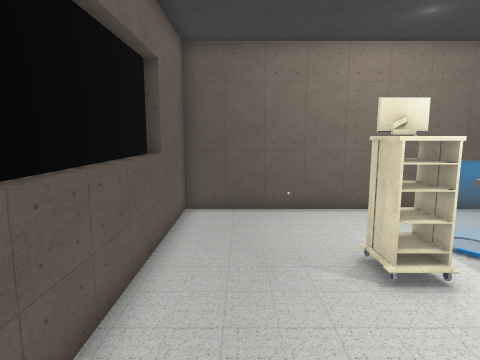
View 1 (above)

14 first-person views from a walk through a 3-D level made in the Unity game engine. The camera is 1.4 m above the floor, tilts 8° down and sees 75° across. The floor is counted in squares, 0.5 m on a side. Each view is taken from the middle of a square. On the plan, view 1 faces up. The plan holds only what a view shows up to about 20 squares ahead; the rest is blank. The place goes on beyond the plan. The player is left out. Some surface patterns are stand-ins.

View 2
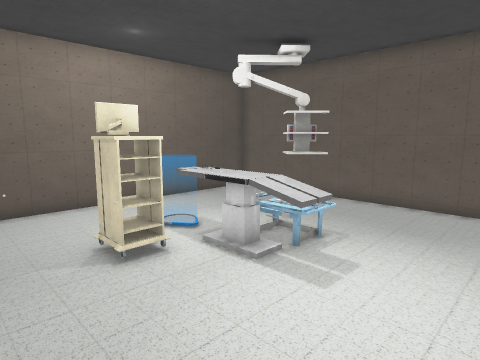

View 3
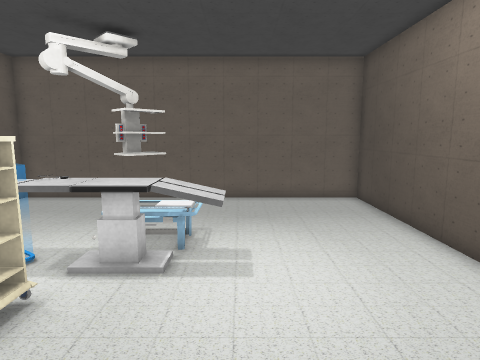

View 4
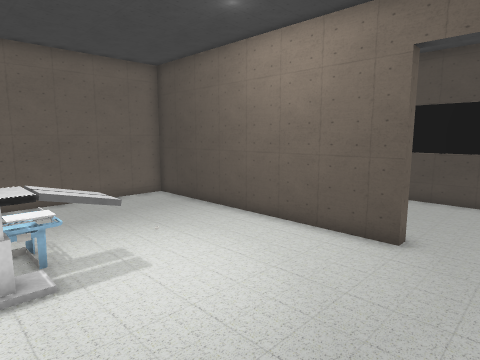

View 5
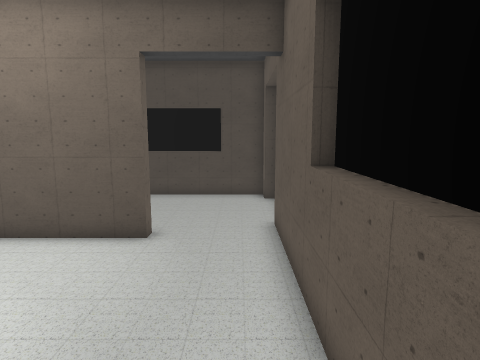

View 6
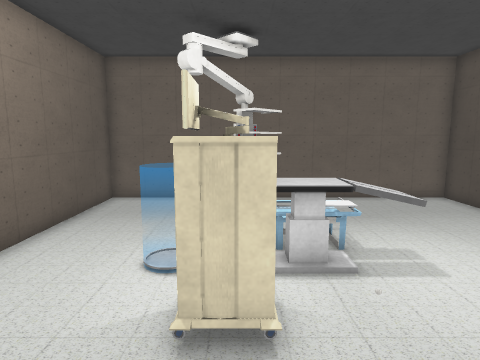

View 7
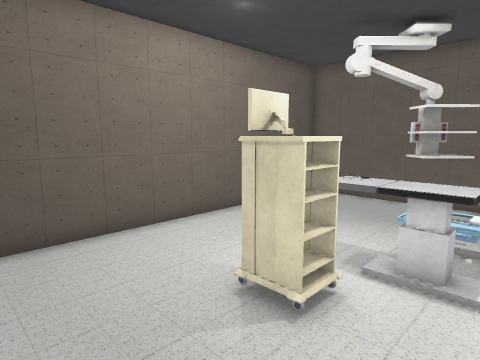

View 8
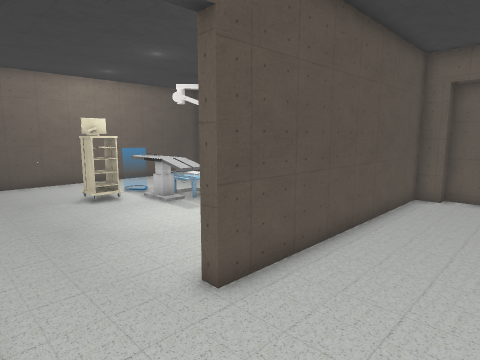

View 9
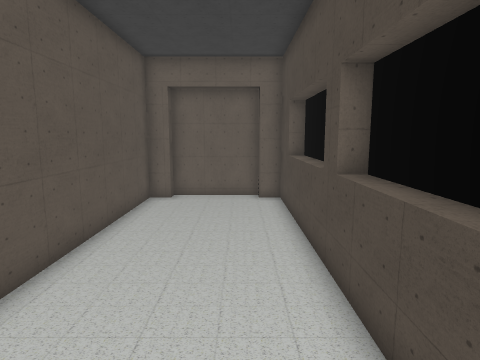

View 10
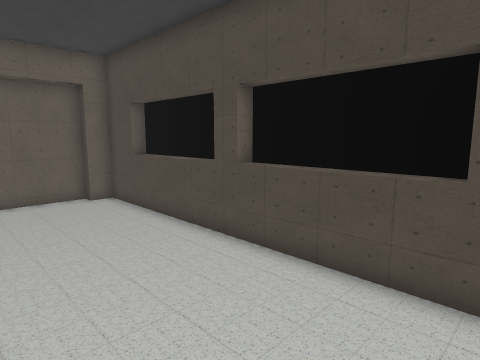

View 11
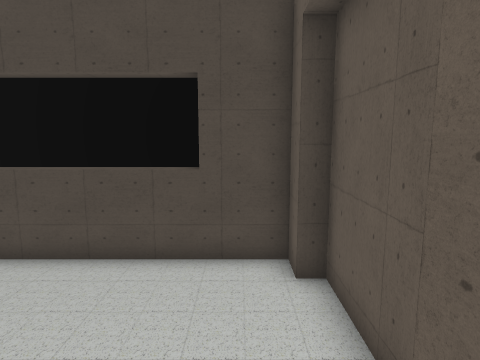

View 12
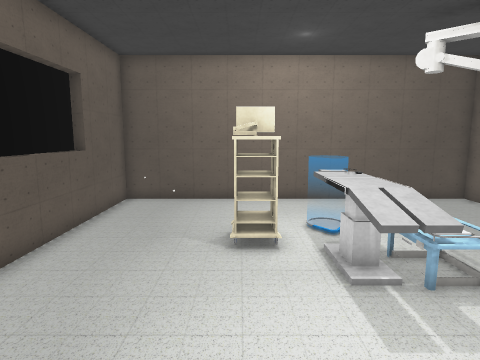

View 13
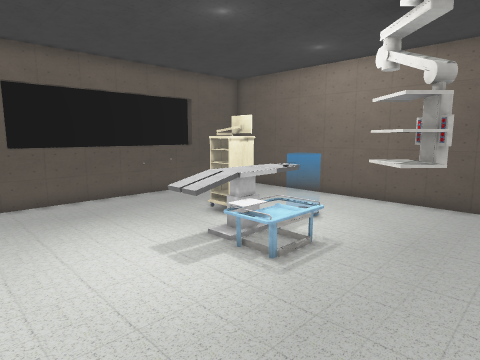

View 14
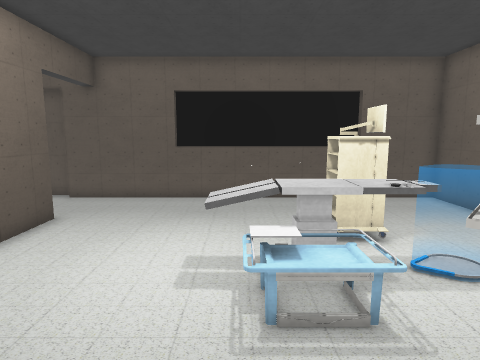

### Floor plan
Points are (right, up) in squares from view 1. A wall is a line through its corners. A room is listed if a view was taken in it or the views show most of it. See-through windows are left out.
Room 1 (views 1, 2, 3, 4, 5, 6, 7, 12, 13, 14)
walls: (-2.5, 8.4) (-2.5, 0.1); (1.6, -3.4) (13.1, -3.4) (13.1, 11.9) (-2.1, 11.9) (-2.1, -2.4)
ways out: opening at (0, -3.5) to room 2
objects: other object (3, 6) to (4, 7); other object (5, 2) to (6, 6); other object (5, 7) to (6, 8); car (6, 3) to (7, 3); other object (9, 5) to (10, 6)
Room 2 (views 8, 9, 10, 11)
walls: (6.5, -10.5) (10.9, -10.5); (-0.1, -10.5) (5, -10.5); (-2.7, -5.1) (-2.7, -8.9) (-2.1, -8.9) (-2.1, -9.9) (13.1, -9.9) (13.1, -8.9) (13.7, -8.9) (13.7, -4.8) (13.1, -4.8) (13.1, -3.9) (1.6, -3.9) (1.6, -3.4); (-2.1, -2.4) (-2.1, -4.9)
ways out: opening at (0, -3.5) to room 1

Positions as (right, up) in squares from view 1, and headings:
1: (0, 0), facing up
2: (0, -1), facing up-right
3: (-1, 2), facing right
4: (-1, 5), facing down-right
5: (-1, 5), facing down
6: (-1, 6), facing right
7: (-1, 3), facing up-right
8: (-2, -8), facing up-right
9: (-1, -8), facing right
10: (-1, -4), facing down-right
11: (-1, -3), facing down
12: (3, -2), facing up
13: (12, -2), facing up-left
14: (12, 3), facing left
